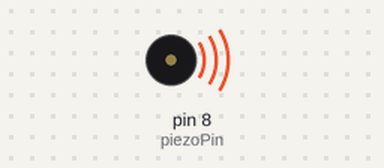
The sketch below on a simulated Arduino Uno, built with avr-gcc and run on an emulated ATmega328P. Shown: buzzer (waves = sounding).

Above: at 0.1 s.
At 3.1 s:
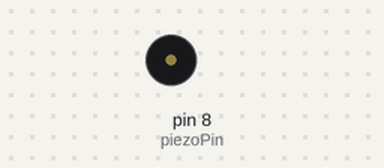
Timing chart, 0 to 4.6 s (numbered marks = the images above):
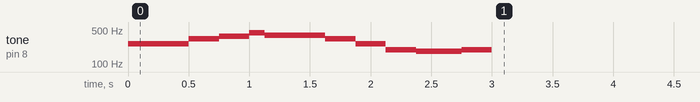

The sketch:

simpsons.ino
```cpp
#include "pitches.h"

int const piezoPin = 8;

int bpm = 100;
int bps = bpm / 60;
int fullNoteMs = 1000 / bps;
int halfNoteMs = fullNoteMs / 2;
int quarterNoteMs = halfNoteMs / 2;
int eighthNoteMs = quarterNoteMs / 2;

int note = 0;
int duration = 0;

void setup() {
  Serial.begin(9600);
}

//The Simpson's main theme plays: C-E-F#-A-G-E-C-G-F#-F#-F#-G
//The tune rises for the first 4 notes, then from the G goes down to the G an octave lower. Three fast F#'s and back to the G.
int simpsons[] = {HALF, NOTE_C4, QUARTER, NOTE_E4, NOTE_FS4, EIGHTH, NOTE_A4, HALF, NOTE_G4, QUARTER, NOTE_E4, NOTE_C4, NOTE_G3, EIGHTH, NOTE_FS3, NOTE_FS3, NOTE_FS3, QUARTER, NOTE_G3};
int numNotes = sizeof(simpsons)/sizeof(int);

void loop() {
  if (note < numNotes) {
    if (simpsons[note] == HALF) {
      duration = halfNoteMs;
      note++;
      return;
    }
    if (simpsons[note] == QUARTER) {
      duration = quarterNoteMs;
      note++;
      return;
    }
    if (simpsons[note] == EIGHTH) {
      duration = eighthNoteMs;
      note++;
      return;
    }

    if (simpsons[note] == SILENCE) {
      noTone(piezoPin);
      delay(duration);
    } else {
      tone(piezoPin, simpsons[note]);
      delay(duration);
      noTone(piezoPin);
    }

    note++;
  }
}
```

pitches.h
```cpp
/*************************************************
 * Public Constants
 *************************************************/

// control signals
#define SILENCE  0
#define EIGHTH   1
#define QUARTER  2
#define HALF     3

// actual pitch values
#define NOTE_B0  31
#define NOTE_C1  33
#define NOTE_CS1 35
#define NOTE_D1  37
#define NOTE_DS1 39
#define NOTE_E1  41
#define NOTE_F1  44
#define NOTE_FS1 46
#define NOTE_G1  49
#define NOTE_GS1 52
#define NOTE_A1  55
#define NOTE_AS1 58
#define NOTE_B1  62
#define NOTE_C2  65
#define NOTE_CS2 69
#define NOTE_D2  73
#define NOTE_DS2 78
#define NOTE_E2  82
#define NOTE_F2  87
#define NOTE_FS2 93
#define NOTE_G2  98
#define NOTE_GS2 104
#define NOTE_A2  110
#define NOTE_AS2 117
#define NOTE_B2  123
#define NOTE_C3  131
#define NOTE_CS3 139
#define NOTE_D3  147
#define NOTE_DS3 156
#define NOTE_E3  165
#define NOTE_F3  175
#define NOTE_FS3 185
#define NOTE_G3  196
#define NOTE_GS3 208
#define NOTE_A3  220
#define NOTE_AS3 233
#define NOTE_B3  247
#define NOTE_C4  262
#define NOTE_CS4 277
#define NOTE_D4  294
#define NOTE_DS4 311
#define NOTE_E4  330
#define NOTE_F4  349
#define NOTE_FS4 370
#define NOTE_G4  392
#define NOTE_GS4 415
#define NOTE_A4  440
#define NOTE_AS4 466
#define NOTE_B4  494
#define NOTE_C5  523
#define NOTE_CS5 554
#define NOTE_D5  587
#define NOTE_DS5 622
#define NOTE_E5  659
#define NOTE_F5  698
#define NOTE_FS5 740
#define NOTE_G5  784
#define NOTE_GS5 831
#define NOTE_A5  880
#define NOTE_AS5 932
#define NOTE_B5  988
#define NOTE_C6  1047
#define NOTE_CS6 1109
#define NOTE_D6  1175
#define NOTE_DS6 1245
#define NOTE_E6  1319
#define NOTE_F6  1397
#define NOTE_FS6 1480
#define NOTE_G6  1568
#define NOTE_GS6 1661
#define NOTE_A6  1760
#define NOTE_AS6 1865
#define NOTE_B6  1976
#define NOTE_C7  2093
#define NOTE_CS7 2217
#define NOTE_D7  2349
#define NOTE_DS7 2489
#define NOTE_E7  2637
#define NOTE_F7  2794
#define NOTE_FS7 2960
#define NOTE_G7  3136
#define NOTE_GS7 3322
#define NOTE_A7  3520
#define NOTE_AS7 3729
#define NOTE_B7  3951
#define NOTE_C8  4186
#define NOTE_CS8 4435
#define NOTE_D8  4699
#define NOTE_DS8 4978
```

Measured:
- by itself, tone on pin 8 (piezoPin): plays 262 Hz for 0.50 s, 330 Hz for 0.25 s, 370 Hz for 0.25 s, 440 Hz for 0.13 s, 392 Hz for 0.50 s, 330 Hz for 0.25 s … (10 notes in this stretch)
